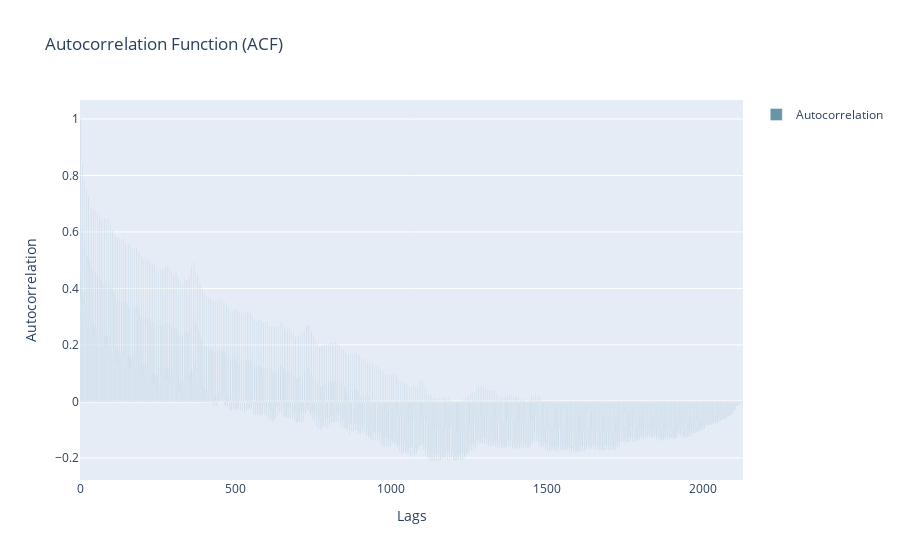

This figure's notebook cell:
### Code cell
#ACF.......................................

from statsmodels.tsa.stattools import acf

# Calcular la función de autocorrelación
lags = len(df['Demanda_SIN']) - 1
acf_values = acf(df['Demanda_SIN'], nlags=lags)

# Crear un gráfico de barras con Plotly
fig = go.Figure()

fig.add_trace(go.Bar(x=np.arange(0, lags+1), y=acf_values,
                     marker_color='#276981',
                     opacity=0.7,
                     name='Autocorrelation'))

# Configuraciones del diseño del gráfico
fig.update_layout(
    title=" Autocorrelation Function (ACF)",
    xaxis=dict(title='Lags'),
    yaxis=dict(title="Autocorrelation"),
    showlegend=True
)

# Mostrar el gráfico
fig.show()

### Figure 1 — Plotly figure (JSON) as saved in the notebook; plotly's stock layout.template omitted (floating-point values rounded to 4 significant figures; data arrays with more than 128 entries replaced by an {"elided": "..."} marker saying what was removed)
{"data": [{"marker": {"color": "#276981"}, "name": "Autocorrelation", "opacity": 0.7, "type": "bar", "x": {"elided": "2130 int values"}, "y": {"elided": "2130 float values"}}], "layout": {"showlegend": true, "title": {"text": " Autocorrelation Function (ACF)"}, "xaxis": {"title": {"text": "Lags"}}, "yaxis": {"title": {"text": "Autocorrelation"}}}}
